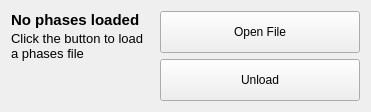
          <widget class="QWidget" name="phasesFileTab">
           <attribute name="title">
            <string>Phases</string>
           </attribute>
           <layout class="QHBoxLayout" name="horizontalLayout_4">
            <item>
             <layout class="QVBoxLayout" name="verticalLayout_17">
              <property name="spacing">
               <number>2</number>
              </property>
              <item>
               <widget class="QLabel" name="phasesFileTitle">
                <property name="sizePolicy">
                 <sizepolicy hsizetype="Ignored" vsizetype="Fixed">
                  <horstretch>0</horstretch>
                  <verstretch>0</verstretch>
                 </sizepolicy>
                </property>
                <property name="font">
                 <font>
                  <pointsize>11</pointsize>
                  <weight>75</weight>
                  <bold>true</bold>
                 </font>
                </property>
                <property name="text">
                 <string>No phases loaded</string>
                </property>
                <property name="wordWrap">
                 <bool>true</bool>
                </property>
               </widget>
              </item>
              <item>
               <widget class="QLabel" name="phasesFileDescr">
                <property name="sizePolicy">
                 <sizepolicy hsizetype="Expanding" vsizetype="Fixed">
                  <horstretch>0</horstretch>
                  <verstretch>0</verstretch>
                 </sizepolicy>
                </property>
                <property name="font">
                 <font>
                  <pointsize>10</pointsize>
                 </font>
                </property>
                <property name="text">
                 <string>Click the button to load a phases file</string>
                </property>
                <property name="wordWrap">
                 <bool>true</bool>
                </property>
               </widget>
              </item>
              <item>
               <spacer name="verticalSpacer_8">
                <property name="orientation">
                 <enum>Qt::Vertical</enum>
                </property>
                <property name="sizeHint" stdset="0">
                 <size>
                  <width>20</width>
                  <height>40</height>
                 </size>
                </property>
               </spacer>
              </item>
             </layout>
            </item>
            <item>
             <layout class="QVBoxLayout" name="verticalLayout_16">
              <item>
               <widget class="QPushButton" name="loadPhasesFile">
                <property name="sizePolicy">
                 <sizepolicy hsizetype="Minimum" vsizetype="Minimum">
                  <horstretch>0</horstretch>
                  <verstretch>0</verstretch>
                 </sizepolicy>
                </property>
                <property name="minimumSize">
                 <size>
                  <width>200</width>
                  <height>0</height>
                 </size>
                </property>
                <property name="maximumSize">
                 <size>
                  <width>200</width>
                  <height>16777215</height>
                 </size>
                </property>
                <property name="text">
                 <string>Open File</string>
                </property>
                <property name="icon">
                 <iconset resource="resources.qrc">
                  <normaloff>:/breeze-icons/document-open-24.png</normaloff>:/breeze-icons/document-open-24.png</iconset>
                </property>
                <property name="iconSize">
                 <size>
                  <width>24</width>
                  <height>24</height>
                 </size>
                </property>
               </widget>
              </item>
              <item>
               <widget class="QPushButton" name="unloadPhasesFile">
                <property name="sizePolicy">
                 <sizepolicy hsizetype="Minimum" vsizetype="Minimum">
                  <horstretch>0</horstretch>
                  <verstretch>0</verstretch>
                 </sizepolicy>
                </property>
                <property name="minimumSize">
                 <size>
                  <width>200</width>
                  <height>0</height>
                 </size>
                </property>
                <property name="maximumSize">
                 <size>
                  <width>200</width>
                  <height>16777215</height>
                 </size>
                </property>
                <property name="text">
                 <string>Unload</string>
                </property>
                <property name="icon">
                 <iconset resource="resources.qrc">
                  <normaloff>:/breeze-icons/edit-clear-24.png</normaloff>:/breeze-icons/edit-clear-24.png</iconset>
                </property>
                <property name="iconSize">
                 <size>
                  <width>24</width>
                  <height>24</height>
                 </size>
                </property>
               </widget>
              </item>
             </layout>
            </item>
           </layout>
          </widget>
